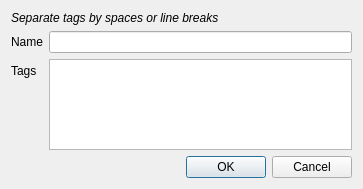
<?xml version="1.0" encoding="UTF-8"?>
<ui version="4.0">
 <class>CustomWindow</class>
 <widget class="QDialog" name="CustomWindow">
  <property name="windowModality">
   <enum>Qt::WindowModal</enum>
  </property>
  <property name="geometry">
   <rect>
    <x>0</x>
    <y>0</y>
    <width>363</width>
    <height>189</height>
   </rect>
  </property>
  <property name="windowTitle">
   <string>Add a custom token</string>
  </property>
  <property name="windowIcon">
   <iconset resource="../../resources.qrc">
    <normaloff>:/images/icon.ico</normaloff>:/images/icon.ico</iconset>
  </property>
  <layout class="QFormLayout" name="formLayout">
   <item row="0" column="0" colspan="2">
    <widget class="QLabel" name="label_3">
     <property name="text">
      <string>&lt;i&gt;Separate tags by spaces or line breaks&lt;/i&gt;</string>
     </property>
    </widget>
   </item>
   <item row="1" column="0">
    <widget class="QLabel" name="label">
     <property name="text">
      <string>Name</string>
     </property>
    </widget>
   </item>
   <item row="1" column="1">
    <widget class="QLineEdit" name="lineName"/>
   </item>
   <item row="2" column="0">
    <widget class="QLabel" name="label_2">
     <property name="text">
      <string>Tags</string>
     </property>
    </widget>
   </item>
   <item row="2" column="1">
    <widget class="QTextEdit" name="textTags"/>
   </item>
   <item row="3" column="0" colspan="2">
    <widget class="QDialogButtonBox" name="buttonBox">
     <property name="orientation">
      <enum>Qt::Horizontal</enum>
     </property>
     <property name="standardButtons">
      <set>QDialogButtonBox::Cancel|QDialogButtonBox::Ok</set>
     </property>
    </widget>
   </item>
  </layout>
 </widget>
 <tabstops>
  <tabstop>lineName</tabstop>
  <tabstop>textTags</tabstop>
  <tabstop>buttonBox</tabstop>
 </tabstops>
 <resources>
  <include location="../../resources.qrc"/>
  <include location="../../resources.qrc"/>
  <include location="../../resources.qrc"/>
 </resources>
 <connections>
  <connection>
   <sender>buttonBox</sender>
   <signal>accepted()</signal>
   <receiver>CustomWindow</receiver>
   <slot>accept()</slot>
   <hints>
    <hint type="sourcelabel">
     <x>236</x>
     <y>87</y>
    </hint>
    <hint type="destinationlabel">
     <x>157</x>
     <y>274</y>
    </hint>
   </hints>
  </connection>
  <connection>
   <sender>buttonBox</sender>
   <signal>rejected()</signal>
   <receiver>CustomWindow</receiver>
   <slot>reject()</slot>
   <hints>
    <hint type="sourcelabel">
     <x>252</x>
     <y>87</y>
    </hint>
    <hint type="destinationlabel">
     <x>286</x>
     <y>274</y>
    </hint>
   </hints>
  </connection>
 </connections>
</ui>
